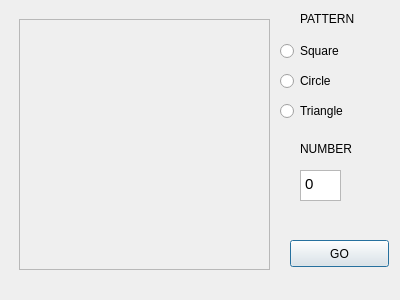
<?xml version="1.0" encoding="UTF-8"?>
<ui version="4.0">
 <class>Dialog</class>
 <widget class="QDialog" name="Dialog">
  <property name="geometry">
   <rect>
    <x>0</x>
    <y>0</y>
    <width>400</width>
    <height>300</height>
   </rect>
  </property>
  <property name="windowTitle">
   <string>Dialog</string>
  </property>
  <widget class="QFrame" name="frame">
   <property name="geometry">
    <rect>
     <x>19</x>
     <y>19</y>
     <width>251</width>
     <height>251</height>
    </rect>
   </property>
   <property name="frameShape">
    <enum>QFrame::StyledPanel</enum>
   </property>
   <property name="frameShadow">
    <enum>QFrame::Raised</enum>
   </property>
  </widget>
  <widget class="QPushButton" name="pushButton_2">
   <property name="geometry">
    <rect>
     <x>290</x>
     <y>240</y>
     <width>99</width>
     <height>27</height>
    </rect>
   </property>
   <property name="text">
    <string>GO</string>
   </property>
  </widget>
  <widget class="QRadioButton" name="radioButton">
   <property name="geometry">
    <rect>
     <x>280</x>
     <y>40</y>
     <width>117</width>
     <height>22</height>
    </rect>
   </property>
   <property name="text">
    <string>Square</string>
   </property>
  </widget>
  <widget class="QRadioButton" name="radioButton_2">
   <property name="geometry">
    <rect>
     <x>280</x>
     <y>70</y>
     <width>117</width>
     <height>22</height>
    </rect>
   </property>
   <property name="text">
    <string>Circle</string>
   </property>
  </widget>
  <widget class="QRadioButton" name="radioButton_3">
   <property name="geometry">
    <rect>
     <x>280</x>
     <y>100</y>
     <width>117</width>
     <height>22</height>
    </rect>
   </property>
   <property name="text">
    <string>Triangle</string>
   </property>
  </widget>
  <widget class="QTextEdit" name="textEdit">
   <property name="geometry">
    <rect>
     <x>300</x>
     <y>170</y>
     <width>41</width>
     <height>31</height>
    </rect>
   </property>
   <property name="html">
    <string>&lt;!DOCTYPE HTML PUBLIC &quot;-//W3C//DTD HTML 4.0//EN&quot; &quot;http://www.w3.org/TR/REC-html40/strict.dtd&quot;&gt;
&lt;html&gt;&lt;head&gt;&lt;meta name=&quot;qrichtext&quot; content=&quot;1&quot; /&gt;&lt;style type=&quot;text/css&quot;&gt;
p, li { white-space: pre-wrap; }
&lt;/style&gt;&lt;/head&gt;&lt;body style=&quot; font-family:'Ubuntu'; font-size:11pt; font-weight:400; font-style:normal;&quot;&gt;
&lt;p style=&quot; margin-top:0px; margin-bottom:0px; margin-left:0px; margin-right:0px; -qt-block-indent:0; text-indent:0px;&quot;&gt;0&lt;/p&gt;&lt;/body&gt;&lt;/html&gt;</string>
   </property>
  </widget>
  <widget class="QLabel" name="label">
   <property name="geometry">
    <rect>
     <x>300</x>
     <y>10</y>
     <width>68</width>
     <height>17</height>
    </rect>
   </property>
   <property name="text">
    <string>PATTERN</string>
   </property>
  </widget>
  <widget class="QLabel" name="label_2">
   <property name="geometry">
    <rect>
     <x>300</x>
     <y>140</y>
     <width>68</width>
     <height>17</height>
    </rect>
   </property>
   <property name="text">
    <string>NUMBER</string>
   </property>
  </widget>
 </widget>
 <resources/>
 <connections/>
</ui>
